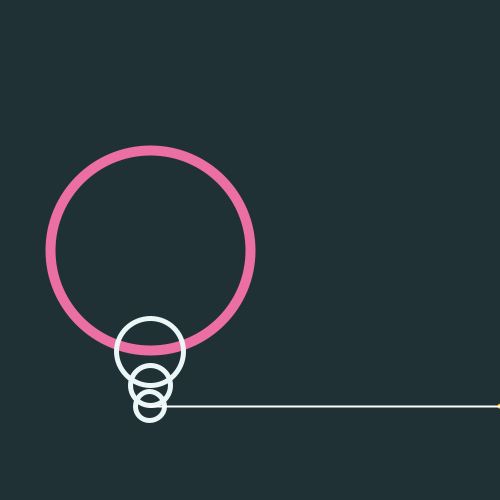
Frame 1 (no input)
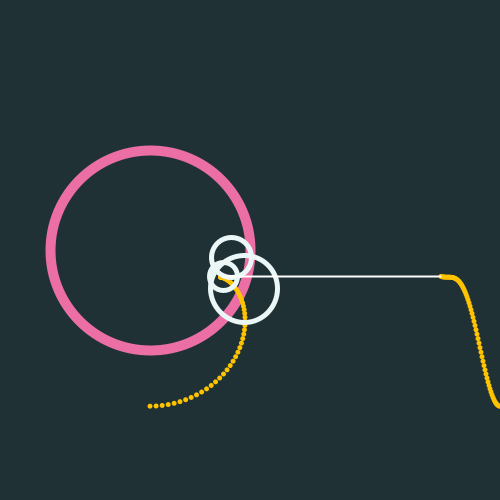
Frame 60 (the mouse pressed at the canvas centre just before this capture)
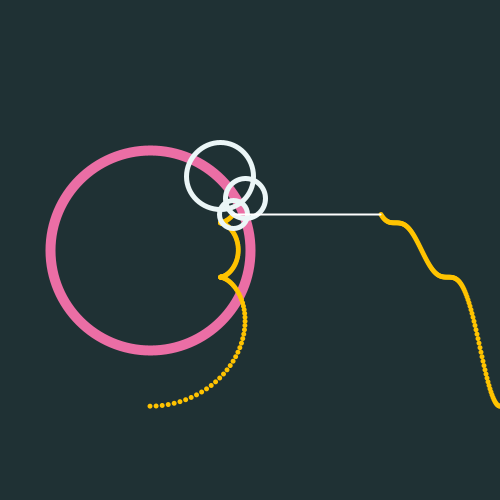
Frame 120 (the mouse held since frame 60 and released just before this capture)

The Processing sketch that drew these frames (run headless with seeded random() and noise(); from frame 60 on, the mouse is pressed at the canvas centre):

// Processing sketch: point_circle
// ── point_circle.pde
ArrayList<Circle> pCircles = new ArrayList<Circle>();

void setup(){
  size(500, 500);
}

float a = 0;
float s = 0.02;
float r = 200;
float x;
float y;
float circles = 5;

void draw(){
  background(#1f3134);
  
  noFill();
  stroke(#eb6ea5);
  strokeWeight(10);
  ellipse(150, width/2, r, r);
  
  for (Circle c : pCircles){
    c.display(1, 0); 
  }
  
  x = 150;
  y = 250;
  for (int n = 1; n <= circles; n += 2){
    x = x + (r/2.5) * fourierX(a, n);
    y = y + (r/2.5) * fourierY(a, n);
  
    noFill();
    strokeWeight(5);
    stroke(#ebf6f7);
    ellipse(x, y, r/(n+2), r/(n+2));
    
    if (n == circles){
      Circle newCircle = new Circle();
      newCircle.x = x;
      newCircle.y = y;
      pCircles.add(newCircle);
      if (pCircles.size() - 1 == 200){
        pCircles.remove(0); 
      }
    }
  }
  
  for (int i = pCircles.size() - 1; i >= 0; i--){
      pCircles.get(i).display(2, 500 - i);
  }
  
  stroke(255);
  strokeWeight(2);
  line(pCircles.get(pCircles.size() - 1).x, pCircles.get(pCircles.size() - 1).y, 500 - pCircles.size(), pCircles.get(pCircles.size() - 1).y);
  
  a = a + s;
}

float fourierX(float number, float n){
  return ((4 * sin(n * number) / (n * PI)));
}
float fourierY(float number, float n){
  return ((4 * cos(n * number) / (n * PI)));
}

void keyPressed() {
  if (key == CODED) {
    if (keyCode == UP){
      pCircles = new ArrayList<Circle>();
      circles += 2; 
    } else if (keyCode == DOWN){
      if (circles > 1){
        pCircles = new ArrayList<Circle>();
        circles -= 2; 
      }
    }
  }
}

class Circle {
  float x;
  float y;
  void display(int type, int pos){
   noStroke();
   fill(#FFC300);
   if (type == 1){
     ellipse(x, y, 5, 5);
   } else if (type == 2){
     ellipse(pos, y, 5, 5); 
   }
  }
}
